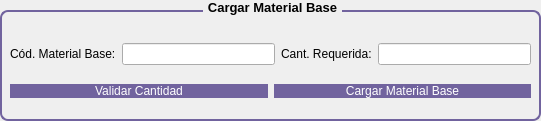
  <widget class="QGroupBox" name="groupBox_MaterialBase">
   <property name="geometry">
    <rect>
     <x>290</x>
     <y>300</y>
     <width>541</width>
     <height>121</height>
    </rect>
   </property>
   <property name="font">
    <font>
     <pointsize>10</pointsize>
     <weight>75</weight>
     <bold>true</bold>
    </font>
   </property>
   <property name="styleSheet">
    <string notr="true">QGroupBox {
    border: 2px solid rgb(113, 99, 158);
    border-radius: 8px;
    margin-top: 10px;
}

QGroupBox::title {
    subcontrol-origin: margin;
    subcontrol-position: top center;
    padding: 0 3px;
}</string>
   </property>
   <property name="title">
    <string>Cargar Material Base</string>
   </property>
   <widget class="QWidget" name="layoutWidget_2">
    <property name="geometry">
     <rect>
      <x>10</x>
      <y>30</y>
      <width>521</width>
      <height>81</height>
     </rect>
    </property>
    <layout class="QVBoxLayout" name="verticalLayout_9">
     <item>
      <layout class="QHBoxLayout" name="horizontalLayout">
       <item>
        <widget class="QLabel" name="label_3">
         <property name="text">
          <string>Cód. Material Base:</string>
         </property>
        </widget>
       </item>
       <item>
        <widget class="QLineEdit" name="txtMaterialBase_integrado"/>
       </item>
       <item>
        <widget class="QLabel" name="label_4">
         <property name="text">
          <string>Cant. Requerida:</string>
         </property>
        </widget>
       </item>
       <item>
        <widget class="QLineEdit" name="txtCantReq_integrado"/>
       </item>
      </layout>
     </item>
     <item>
      <layout class="QHBoxLayout" name="horizontalLayout_4">
       <item>
        <widget class="QPushButton" name="btnValidar_integrado">
         <property name="toolTip">
          <string>&lt;html&gt;&lt;head/&gt;&lt;body&gt;&lt;p&gt;&lt;span style=&quot; font-weight:600;&quot;&gt;Calcular Cantidad Requerida&lt;/span&gt;&lt;/p&gt;&lt;p&gt;Calcula la cantidad de material base necesaria (ej. masa o unidades) a partir de las propiedades de la pieza en Inventor.&lt;/p&gt;&lt;/body&gt;&lt;/html&gt;</string>
         </property>
         <property name="cursor">
          <cursorShape>PointingHandCursor</cursorShape>
         </property>
         <property name="styleSheet">
          <string notr="true">QPushButton {
background-color: rgb(113, 99, 158);
color: rgb(255, 255, 255);
border-radius:8px
}
QPushButton:hover {
	background-color: qconicalgradient(cx:0.5, cy:0.5, angle:0, stop:0 rgba(35, 40, 3, 255), stop:0.16 rgba(136, 106, 22, 255), stop:0.225 rgba(166, 140, 41, 255), stop:0.285 rgba(204, 181, 74, 255), stop:0.345 rgba(235, 219, 102, 255), stop:0.415 rgba(245, 236, 112, 255), stop:0.52 rgba(209, 190, 76, 255), stop:0.57 rgba(187, 156, 51, 255), stop:0.635 rgba(168, 142, 42, 255), stop:0.695 rgba(202, 174, 68, 255), stop:0.75 rgba(218, 202, 86, 255), stop:0.815 rgba(208, 187, 73, 255), stop:0.88 rgba(187, 156, 51, 255), stop:0.935 rgba(137, 108, 26, 255), stop:1 rgba(35, 40, 3, 255));
}</string>
         </property>
         <property name="text">
          <string>Validar Cantidad</string>
         </property>
        </widget>
       </item>
       <item>
        <widget class="QPushButton" name="btnCargar_integrado">
         <property name="toolTip">
          <string>&lt;html&gt;&lt;head/&gt;&lt;body&gt;&lt;p&gt;&lt;span style=&quot; font-weight:600;&quot;&gt;Confirmar y Cargar Material Base&lt;/span&gt;&lt;/p&gt;&lt;p&gt;Crea la Lista de Materiales (BoM) en Odoo, vinculando esta pieza con su material base.&lt;/p&gt;&lt;/body&gt;&lt;/html&gt;</string>
         </property>
         <property name="cursor">
          <cursorShape>PointingHandCursor</cursorShape>
         </property>
         <property name="styleSheet">
          <string notr="true">QPushButton {
background-color: rgb(113, 99, 158);
color: rgb(255, 255, 255);
border-radius:8px
}
QPushButton:hover {
	background-color: qconicalgradient(cx:0.5, cy:0.5, angle:0, stop:0 rgba(35, 40, 3, 255), stop:0.16 rgba(136, 106, 22, 255), stop:0.225 rgba(166, 140, 41, 255), stop:0.285 rgba(204, 181, 74, 255), stop:0.345 rgba(235, 219, 102, 255), stop:0.415 rgba(245, 236, 112, 255), stop:0.52 rgba(209, 190, 76, 255), stop:0.57 rgba(187, 156, 51, 255), stop:0.635 rgba(168, 142, 42, 255), stop:0.695 rgba(202, 174, 68, 255), stop:0.75 rgba(218, 202, 86, 255), stop:0.815 rgba(208, 187, 73, 255), stop:0.88 rgba(187, 156, 51, 255), stop:0.935 rgba(137, 108, 26, 255), stop:1 rgba(35, 40, 3, 255));
}</string>
         </property>
         <property name="text">
          <string>Cargar Material Base</string>
         </property>
        </widget>
       </item>
      </layout>
     </item>
    </layout>
   </widget>
  </widget>
